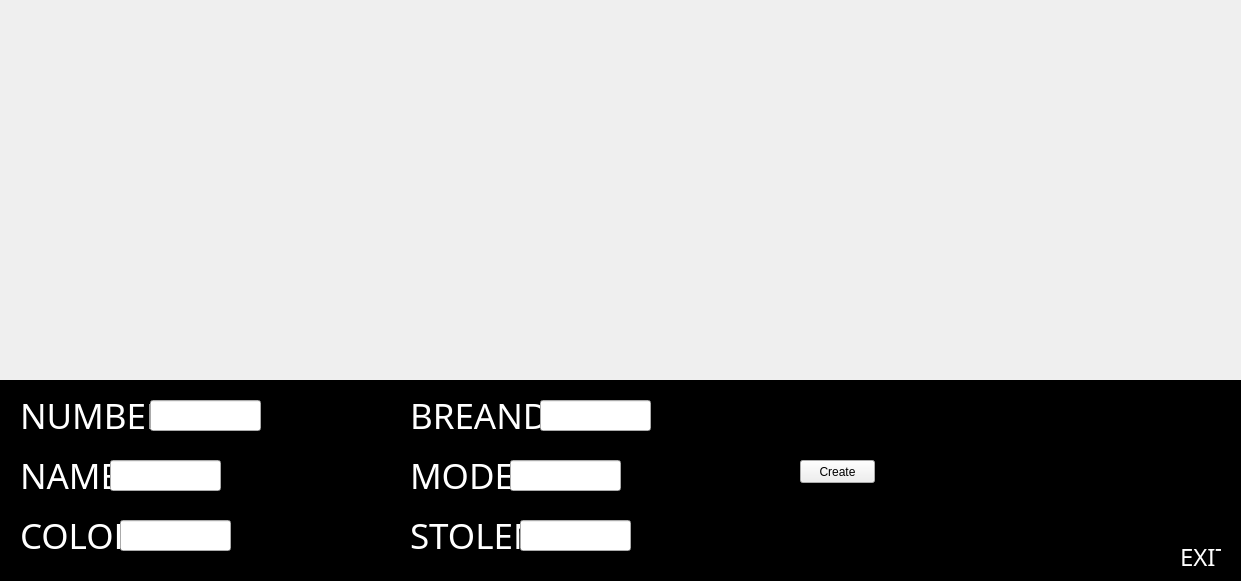
   <widget class="QWidget" name="registration" native="true">
    <property name="geometry">
     <rect>
      <x>0</x>
      <y>0</y>
      <width>1241</width>
      <height>581</height>
     </rect>
    </property>
    <widget class="QLabel" name="label_2">
     <property name="geometry">
      <rect>
       <x>0</x>
       <y>-30</y>
       <width>1241</width>
       <height>411</height>
      </rect>
     </property>
     <property name="text">
      <string/>
     </property>
     <property name="pixmap">
      <pixmap>assets/photo_2024-11-16_23-22-43.jpg</pixmap>
     </property>
    </widget>
    <widget class="QLabel" name="label_5">
     <property name="geometry">
      <rect>
       <x>0</x>
       <y>380</y>
       <width>1241</width>
       <height>201</height>
      </rect>
     </property>
     <property name="palette">
      <palette>
       <active>
        <colorrole role="WindowText">
         <brush brushstyle="SolidPattern">
          <color alpha="255">
           <red>255</red>
           <green>255</green>
           <blue>255</blue>
          </color>
         </brush>
        </colorrole>
        <colorrole role="Button">
         <brush brushstyle="SolidPattern">
          <color alpha="255">
           <red>0</red>
           <green>0</green>
           <blue>0</blue>
          </color>
         </brush>
        </colorrole>
        <colorrole role="Light">
         <brush brushstyle="SolidPattern">
          <color alpha="255">
           <red>0</red>
           <green>0</green>
           <blue>0</blue>
          </color>
         </brush>
        </colorrole>
        <colorrole role="Midlight">
         <brush brushstyle="SolidPattern">
          <color alpha="255">
           <red>0</red>
           <green>0</green>
           <blue>0</blue>
          </color>
         </brush>
        </colorrole>
        <colorrole role="Dark">
         <brush brushstyle="SolidPattern">
          <color alpha="255">
           <red>0</red>
           <green>0</green>
           <blue>0</blue>
          </color>
         </brush>
        </colorrole>
        <colorrole role="Mid">
         <brush brushstyle="SolidPattern">
          <color alpha="255">
           <red>0</red>
           <green>0</green>
           <blue>0</blue>
          </color>
         </brush>
        </colorrole>
        <colorrole role="Text">
         <brush brushstyle="SolidPattern">
          <color alpha="255">
           <red>255</red>
           <green>255</green>
           <blue>255</blue>
          </color>
         </brush>
        </colorrole>
        <colorrole role="BrightText">
         <brush brushstyle="SolidPattern">
          <color alpha="255">
           <red>255</red>
           <green>255</green>
           <blue>255</blue>
          </color>
         </brush>
        </colorrole>
        <colorrole role="ButtonText">
         <brush brushstyle="SolidPattern">
          <color alpha="255">
           <red>255</red>
           <green>255</green>
           <blue>255</blue>
          </color>
         </brush>
        </colorrole>
        <colorrole role="Base">
         <brush brushstyle="SolidPattern">
          <color alpha="255">
           <red>0</red>
           <green>0</green>
           <blue>0</blue>
          </color>
         </brush>
        </colorrole>
        <colorrole role="Window">
         <brush brushstyle="SolidPattern">
          <color alpha="255">
           <red>0</red>
           <green>0</green>
           <blue>0</blue>
          </color>
         </brush>
        </colorrole>
        <colorrole role="Shadow">
         <brush brushstyle="SolidPattern">
          <color alpha="255">
           <red>0</red>
           <green>0</green>
           <blue>0</blue>
          </color>
         </brush>
        </colorrole>
        <colorrole role="AlternateBase">
         <brush brushstyle="SolidPattern">
          <color alpha="255">
           <red>0</red>
           <green>0</green>
           <blue>0</blue>
          </color>
         </brush>
        </colorrole>
        <colorrole role="ToolTipBase">
         <brush brushstyle="SolidPattern">
          <color alpha="255">
           <red>255</red>
           <green>255</green>
           <blue>220</blue>
          </color>
         </brush>
        </colorrole>
        <colorrole role="ToolTipText">
         <brush brushstyle="SolidPattern">
          <color alpha="255">
           <red>0</red>
           <green>0</green>
           <blue>0</blue>
          </color>
         </brush>
        </colorrole>
       </active>
       <inactive>
        <colorrole role="WindowText">
         <brush brushstyle="SolidPattern">
          <color alpha="255">
           <red>255</red>
           <green>255</green>
           <blue>255</blue>
          </color>
         </brush>
        </colorrole>
        <colorrole role="Button">
         <brush brushstyle="SolidPattern">
          <color alpha="255">
           <red>0</red>
           <green>0</green>
           <blue>0</blue>
          </color>
         </brush>
        </colorrole>
        <colorrole role="Light">
         <brush brushstyle="SolidPattern">
          <color alpha="255">
           <red>0</red>
           <green>0</green>
           <blue>0</blue>
          </color>
         </brush>
        </colorrole>
        <colorrole role="Midlight">
         <brush brushstyle="SolidPattern">
          <color alpha="255">
           <red>0</red>
           <green>0</green>
           <blue>0</blue>
          </color>
         </brush>
        </colorrole>
        <colorrole role="Dark">
         <brush brushstyle="SolidPattern">
          <color alpha="255">
           <red>0</red>
           <green>0</green>
           <blue>0</blue>
          </color>
         </brush>
        </colorrole>
        <colorrole role="Mid">
         <brush brushstyle="SolidPattern">
          <color alpha="255">
           <red>0</red>
           <green>0</green>
           <blue>0</blue>
          </color>
         </brush>
        </colorrole>
        <colorrole role="Text">
         <brush brushstyle="SolidPattern">
          <color alpha="255">
           <red>255</red>
           <green>255</green>
           <blue>255</blue>
          </color>
         </brush>
        </colorrole>
        <colorrole role="BrightText">
         <brush brushstyle="SolidPattern">
          <color alpha="255">
           <red>255</red>
           <green>255</green>
           <blue>255</blue>
          </color>
         </brush>
        </colorrole>
        <colorrole role="ButtonText">
         <brush brushstyle="SolidPattern">
          <color alpha="255">
           <red>255</red>
           <green>255</green>
           <blue>255</blue>
          </color>
         </brush>
        </colorrole>
        <colorrole role="Base">
         <brush brushstyle="SolidPattern">
          <color alpha="255">
           <red>0</red>
           <green>0</green>
           <blue>0</blue>
          </color>
         </brush>
        </colorrole>
        <colorrole role="Window">
         <brush brushstyle="SolidPattern">
          <color alpha="255">
           <red>0</red>
           <green>0</green>
           <blue>0</blue>
          </color>
         </brush>
        </colorrole>
        <colorrole role="Shadow">
         <brush brushstyle="SolidPattern">
          <color alpha="255">
           <red>0</red>
           <green>0</green>
           <blue>0</blue>
          </color>
         </brush>
        </colorrole>
        <colorrole role="AlternateBase">
         <brush brushstyle="SolidPattern">
          <color alpha="255">
           <red>0</red>
           <green>0</green>
           <blue>0</blue>
          </color>
         </brush>
        </colorrole>
        <colorrole role="ToolTipBase">
         <brush brushstyle="SolidPattern">
          <color alpha="255">
           <red>255</red>
           <green>255</green>
           <blue>220</blue>
          </color>
         </brush>
        </colorrole>
        <colorrole role="ToolTipText">
         <brush brushstyle="SolidPattern">
          <color alpha="255">
           <red>0</red>
           <green>0</green>
           <blue>0</blue>
          </color>
         </brush>
        </colorrole>
       </inactive>
       <disabled>
        <colorrole role="WindowText">
         <brush brushstyle="SolidPattern">
          <color alpha="255">
           <red>0</red>
           <green>0</green>
           <blue>0</blue>
          </color>
         </brush>
        </colorrole>
        <colorrole role="Button">
         <brush brushstyle="SolidPattern">
          <color alpha="255">
           <red>0</red>
           <green>0</green>
           <blue>0</blue>
          </color>
         </brush>
        </colorrole>
        <colorrole role="Light">
         <brush brushstyle="SolidPattern">
          <color alpha="255">
           <red>0</red>
           <green>0</green>
           <blue>0</blue>
          </color>
         </brush>
        </colorrole>
        <colorrole role="Midlight">
         <brush brushstyle="SolidPattern">
          <color alpha="255">
           <red>0</red>
           <green>0</green>
           <blue>0</blue>
          </color>
         </brush>
        </colorrole>
        <colorrole role="Dark">
         <brush brushstyle="SolidPattern">
          <color alpha="255">
           <red>0</red>
           <green>0</green>
           <blue>0</blue>
          </color>
         </brush>
        </colorrole>
        <colorrole role="Mid">
         <brush brushstyle="SolidPattern">
          <color alpha="255">
           <red>0</red>
           <green>0</green>
           <blue>0</blue>
          </color>
         </brush>
        </colorrole>
        <colorrole role="Text">
         <brush brushstyle="SolidPattern">
          <color alpha="255">
           <red>0</red>
           <green>0</green>
           <blue>0</blue>
          </color>
         </brush>
        </colorrole>
        <colorrole role="BrightText">
         <brush brushstyle="SolidPattern">
          <color alpha="255">
           <red>255</red>
           <green>255</green>
           <blue>255</blue>
          </color>
         </brush>
        </colorrole>
        <colorrole role="ButtonText">
         <brush brushstyle="SolidPattern">
          <color alpha="255">
           <red>0</red>
           <green>0</green>
           <blue>0</blue>
          </color>
         </brush>
        </colorrole>
        <colorrole role="Base">
         <brush brushstyle="SolidPattern">
          <color alpha="255">
           <red>0</red>
           <green>0</green>
           <blue>0</blue>
          </color>
         </brush>
        </colorrole>
        <colorrole role="Window">
         <brush brushstyle="SolidPattern">
          <color alpha="255">
           <red>0</red>
           <green>0</green>
           <blue>0</blue>
          </color>
         </brush>
        </colorrole>
        <colorrole role="Shadow">
         <brush brushstyle="SolidPattern">
          <color alpha="255">
           <red>0</red>
           <green>0</green>
           <blue>0</blue>
          </color>
         </brush>
        </colorrole>
        <colorrole role="AlternateBase">
         <brush brushstyle="SolidPattern">
          <color alpha="255">
           <red>0</red>
           <green>0</green>
           <blue>0</blue>
          </color>
         </brush>
        </colorrole>
        <colorrole role="ToolTipBase">
         <brush brushstyle="SolidPattern">
          <color alpha="255">
           <red>255</red>
           <green>255</green>
           <blue>220</blue>
          </color>
         </brush>
        </colorrole>
        <colorrole role="ToolTipText">
         <brush brushstyle="SolidPattern">
          <color alpha="255">
           <red>0</red>
           <green>0</green>
           <blue>0</blue>
          </color>
         </brush>
        </colorrole>
       </disabled>
      </palette>
     </property>
     <property name="autoFillBackground">
      <bool>true</bool>
     </property>
     <property name="text">
      <string/>
     </property>
    </widget>
    <widget class="QLabel" name="crn_still">
     <property name="geometry">
      <rect>
       <x>410</x>
       <y>500</y>
       <width>131</width>
       <height>71</height>
      </rect>
     </property>
     <property name="font">
      <font>
       <family>Impact</family>
      </font>
     </property>
     <property name="text">
      <string>&lt;html&gt;&lt;head/&gt;&lt;body&gt;&lt;p&gt;&lt;span style=&quot; font-size:26pt; color:#ffffff;&quot;&gt;STOLEN&lt;/span&gt;&lt;/p&gt;&lt;/body&gt;&lt;/html&gt;</string>
     </property>
    </widget>
    <widget class="QLabel" name="crn_name">
     <property name="geometry">
      <rect>
       <x>20</x>
       <y>370</y>
       <width>131</width>
       <height>211</height>
      </rect>
     </property>
     <property name="font">
      <font>
       <family>Impact</family>
      </font>
     </property>
     <property name="text">
      <string>&lt;html&gt;&lt;head/&gt;&lt;body&gt;&lt;p&gt;&lt;span style=&quot; font-size:26pt; color:#ffffff;&quot;&gt;NAME&lt;/span&gt;&lt;/p&gt;&lt;/body&gt;&lt;/html&gt;</string>
     </property>
    </widget>
    <widget class="QLabel" name="crn_breand">
     <property name="geometry">
      <rect>
       <x>410</x>
       <y>380</y>
       <width>131</width>
       <height>71</height>
      </rect>
     </property>
     <property name="font">
      <font>
       <family>Impact</family>
      </font>
     </property>
     <property name="text">
      <string>&lt;html&gt;&lt;head/&gt;&lt;body&gt;&lt;p&gt;&lt;span style=&quot; font-size:26pt; color:#ffffff;&quot;&gt;BREAND&lt;/span&gt;&lt;/p&gt;&lt;/body&gt;&lt;/html&gt;</string>
     </property>
    </widget>
    <widget class="QLabel" name="crn_model">
     <property name="geometry">
      <rect>
       <x>410</x>
       <y>430</y>
       <width>131</width>
       <height>91</height>
      </rect>
     </property>
     <property name="font">
      <font>
       <family>Impact</family>
      </font>
     </property>
     <property name="text">
      <string>&lt;html&gt;&lt;head/&gt;&lt;body&gt;&lt;p&gt;&lt;span style=&quot; font-size:26pt; color:#ffffff;&quot;&gt;MODEL&lt;/span&gt;&lt;/p&gt;&lt;/body&gt;&lt;/html&gt;</string>
     </property>
    </widget>
    <widget class="QLabel" name="crn_exit">
     <property name="geometry">
      <rect>
       <x>1180</x>
       <y>540</y>
       <width>41</width>
       <height>31</height>
      </rect>
     </property>
     <property name="font">
      <font>
       <family>Impact</family>
      </font>
     </property>
     <property name="text">
      <string>&lt;html&gt;&lt;head/&gt;&lt;body&gt;&lt;p&gt;&lt;span style=&quot; font-size:18pt; color:#ffffff;&quot;&gt;EXIT&lt;/span&gt;&lt;/p&gt;&lt;/body&gt;&lt;/html&gt;</string>
     </property>
    </widget>
    <widget class="QLabel" name="crn_color">
     <property name="geometry">
      <rect>
       <x>20</x>
       <y>500</y>
       <width>131</width>
       <height>71</height>
      </rect>
     </property>
     <property name="font">
      <font>
       <family>Impact</family>
      </font>
     </property>
     <property name="text">
      <string>&lt;html&gt;&lt;head/&gt;&lt;body&gt;&lt;p&gt;&lt;span style=&quot; font-size:26pt; color:#ffffff;&quot;&gt;COLOR&lt;/span&gt;&lt;/p&gt;&lt;/body&gt;&lt;/html&gt;</string>
     </property>
    </widget>
    <widget class="QPushButton" name="crn_btn_create">
     <property name="geometry">
      <rect>
       <x>800</x>
       <y>460</y>
       <width>75</width>
       <height>23</height>
      </rect>
     </property>
     <property name="text">
      <string>Create</string>
     </property>
    </widget>
    <widget class="QLabel" name="crn_number">
     <property name="geometry">
      <rect>
       <x>20</x>
       <y>390</y>
       <width>131</width>
       <height>51</height>
      </rect>
     </property>
     <property name="font">
      <font>
       <family>Impact</family>
      </font>
     </property>
     <property name="text">
      <string>&lt;html&gt;&lt;head/&gt;&lt;body&gt;&lt;p&gt;&lt;span style=&quot; font-size:26pt; color:#ffffff;&quot;&gt;NUMBER&lt;/span&gt;&lt;/p&gt;&lt;/body&gt;&lt;/html&gt;</string>
     </property>
    </widget>
    <widget class="QLineEdit" name="line_number">
     <property name="geometry">
      <rect>
       <x>150</x>
       <y>400</y>
       <width>111</width>
       <height>31</height>
      </rect>
     </property>
     <property name="text">
      <string/>
     </property>
    </widget>
    <widget class="QLineEdit" name="line_name">
     <property name="geometry">
      <rect>
       <x>110</x>
       <y>460</y>
       <width>111</width>
       <height>31</height>
      </rect>
     </property>
    </widget>
    <widget class="QLineEdit" name="line_color">
     <property name="geometry">
      <rect>
       <x>120</x>
       <y>520</y>
       <width>111</width>
       <height>31</height>
      </rect>
     </property>
    </widget>
    <widget class="QLineEdit" name="line_breand">
     <property name="geometry">
      <rect>
       <x>540</x>
       <y>400</y>
       <width>111</width>
       <height>31</height>
      </rect>
     </property>
    </widget>
    <widget class="QLineEdit" name="line_model">
     <property name="geometry">
      <rect>
       <x>510</x>
       <y>460</y>
       <width>111</width>
       <height>31</height>
      </rect>
     </property>
    </widget>
    <widget class="QLineEdit" name="line_still">
     <property name="geometry">
      <rect>
       <x>520</x>
       <y>520</y>
       <width>111</width>
       <height>31</height>
      </rect>
     </property>
    </widget>
    <widget class="QPushButton" name="crn_btn_exit">
     <property name="geometry">
      <rect>
       <x>1174</x>
       <y>540</y>
       <width>51</width>
       <height>31</height>
      </rect>
     </property>
     <property name="text">
      <string/>
     </property>
     <property name="flat">
      <bool>true</bool>
     </property>
    </widget>
   </widget>
